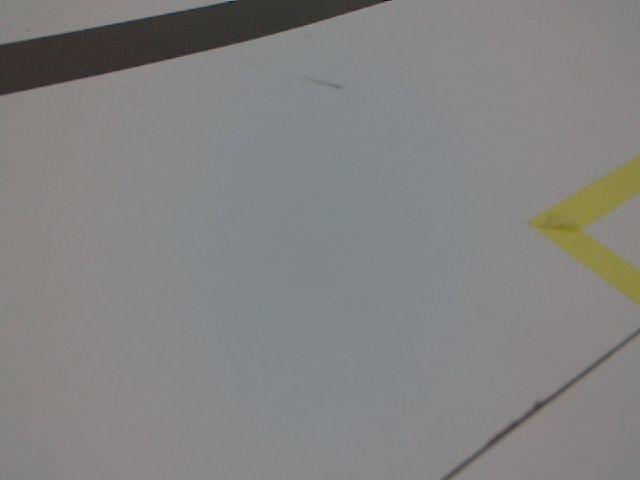
#> input picture predict_10_0.jpg, 640 x 480 px
$ python -i _lane_detect.py   (imports and definitions only)
#> lines starting #> are read from the running program, lines starting #| are printed output that depends on the picture; after the words box and inside, x2 and y2 are one past the last pixel; in counts of white or black regions, pixels touching at a corner belong together
#> further down, picture is the input picture: shape (480, 640, 3); mean B, G, R 129.3, 129.9, 130.4

import cv2
import numpy as np
import time
import math


BOT_FROM_BEV_X = 100 # edit this
BOT_FROM_BEV_Y = 500 # edit this


LT_BEV = (573, 446)
LD_BEV = (424, 604)
RT_BEV = (828, 443)
RD_BEV = (980, 600)

H_BEV = 300
W_BEV = 200


'''
    EDA로 보고, 결과 꺼내는 건 반드시 필요하다.
    지금 카메라 고정했으니까, 일단 그거 이용하자.

    일단 그거 이용해서 본선 경기장 상태 확인 후 움직인다.
    밝기는 안 변해도 색상이 변하니까 문제다. 빛을 보면.
    모니터를 볼 때마다 문제가 생긴다.
    그 광원을 가려야 한다. 사람들을 세워서라도.

    지금은 WhiteBalance 같은 건 다 껐다.
    일단 전체적인 문제는 해결된 것 같은데, 실전을 못 해봤다.
    일단 여기를 중심으로 많이 바뀔 것 같으니, 이렇게 따로 띄어놓기로 한다.
'''


def get_road(image, with_green = True):
    """
    returning black and green in binary

    """
#> called with with_green = True
    # rev = 255 - image

    black_max = 135 # EDA
    # black_max = 120 # EDA
    black_min = 0

    # image_gray = cv2.cvtColor(image, cv2.COLOR_BGR2GRAY)
    # black = cv2.inRange(image_gray, black_min, black_max)


    hls = cv2.cvtColor(image, cv2.COLOR_BGR2HLS)
#> hls: shape (480, 640, 3); mean of channels 0, 1, 2 71.7, 130.1, 7.7
    # black_1 = cv2.inRange(hls, (0, 0, 0), (10, black_max, 50)) # EDA
    black_origin = cv2.inRange(hls, (0, 0, 0), (180, black_max, 50)) # EDA
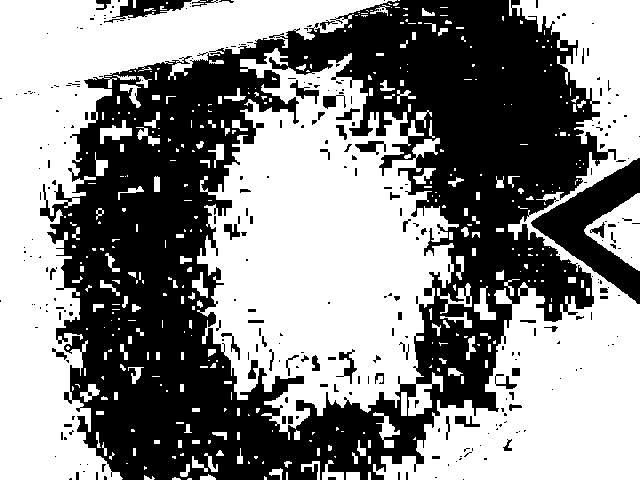
#> black_origin: shape (480, 640); 54.2% white; 290 black regions (224 under 20 px), largest, box (x1, y1, x2, y2) and area: (40, 0, 616, 480) 129047, (531, 158, 640, 304) 5773, (104, 0, 192, 23) 816
    etc1 = cv2.inRange(hls, (0, 110, 0), (30, 140, 50)) # EDA
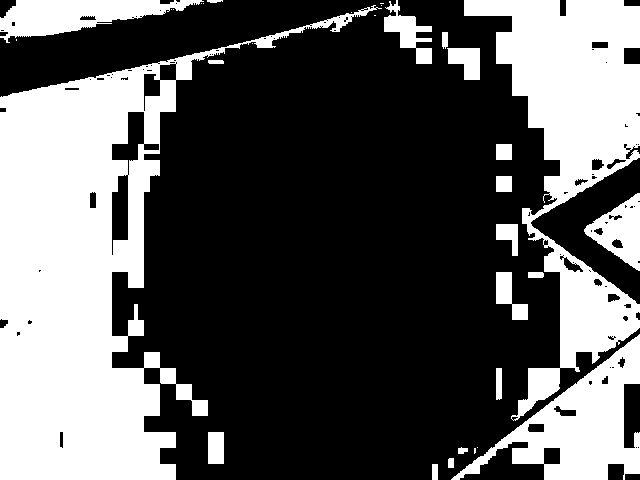
#> etc1: shape (480, 640); 36% white; 32 white regions (12 under 20 px), largest, box (x1, y1, x2, y2) and area: (0, 5, 382, 480) 59231, (464, 0, 640, 421) 29210, (451, 334, 640, 480) 10526
    etc2 = cv2.inRange(hls, (140, 110, 0), (180, 140, 50)) # EDA
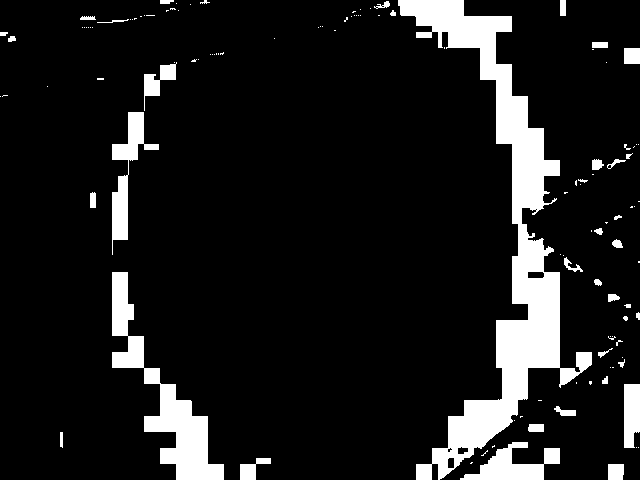
#> etc2: shape (480, 640); 11% white; 120 white regions (82 under 20 px), largest, box (x1, y1, x2, y2) and area: (398, 0, 592, 480) 19724, (112, 272, 224, 480) 5984, (112, 112, 159, 255) 1981

    black = cv2.subtract(black_origin, cv2.add(etc1, etc2))
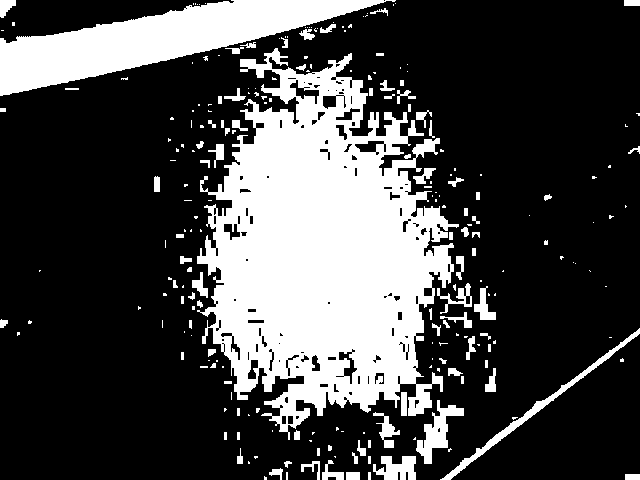
#> black: shape (480, 640); 27.6% white; 238 white regions (142 under 20 px), largest, box (x1, y1, x2, y2) and area: (197, 48, 459, 440) 59176, (0, 0, 396, 96) 15210, (440, 328, 640, 480) 1425
    # black = cv2.add(black_1, black_2)

    # black = cv2.inRange(hls, (0, 0, 0), (180, black_max, 60)) # EDA

    green = get_green(image)

    if with_green:
        road_bin = cv2.add(black, green)
    else:
        road_bin = black

    return road_bin


def get_green(image):
    """
        getting green(255) with using 'hls' value filter.
    """
    hls = cv2.cvtColor(image, cv2.COLOR_BGR2HLS)

    green = cv2.inRange(hls, (35, 40, 45), (80, 200, 255)) # EDA
#> green: shape (480, 640); every value is 0
    return green


class Line:
    '''
        To make any linear regression easier to use
        Road from sliding window / hough lines / etc..
        추세선의 각도, 거리, offset 등을 쉽게 구하기 위함
    '''

    var_1 = 0 # 1차 계수
    var_0 = 0 # 0차 계수
    calc = None
    from_y_to_x = True

    # [475 lines left out: functions __init__, get_distance, get_offset, get_angle, get_resize_image_4_model, get_pos_before_xy and 9 more, not called in this run]

>>> import cv2
>>> picture = cv2.imread('../predict_10_0.jpg')
>>> result = get_road(picture)
